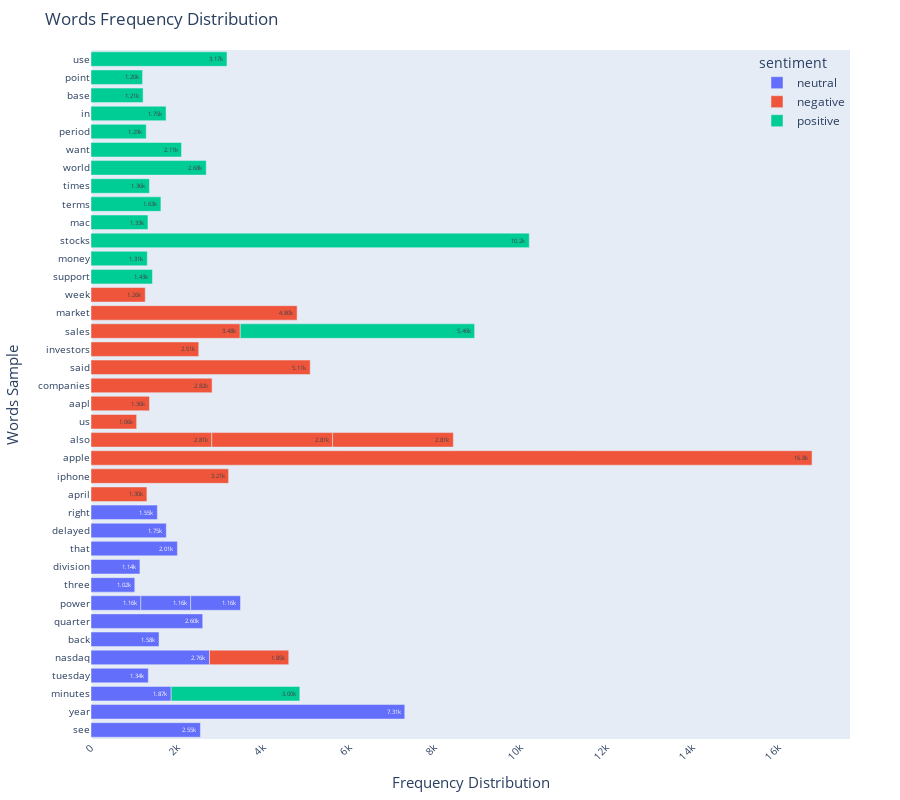

Write notebook code for a chart like this one.
### Code cell
fig3 = px.bar(
    word_freq_dist,
    x='frequency',
    y='word',
    text='frequency',
    color='sentiment',
    title='Words Frequency Distribution'
)
fig3.update_layout(
    width=900,
    height=800,
    margin={"r":50,"t":50,"l":50,"b":50},
    uniformtext_minsize=6,

xaxis=dict(
    title='Frequency Distribution',
    linecolor=None,
    titlefont_size=15,
    tickfont_size=10,
    showgrid=False,
    tickangle=-45
    ),
yaxis=dict(
    title='Words Sample',
    linecolor=None,
    titlefont_size=15,
    tickfont_size=10,
    showgrid=False
    ),    
legend=dict(
    yanchor="top",
    xanchor="right",
    x=1,
    y=1,
    bgcolor='rgba(255, 255, 255, 0)',
    bordercolor='rgba(255, 255, 255, 0)'
            )    
                )
fig3.update_traces(texttemplate='%{text:.3s}', textposition='inside')
iplot(fig3)

### Figure 1 — Plotly figure (JSON) as saved in the notebook; plotly's stock layout.template omitted (floating-point values rounded to 4 significant figures)
{"data": [{"alignmentgroup": "True", "hovertemplate": "sentiment=neutral<br>frequency=%{text}<br>word=%{y}<extra></extra>", "legendgroup": "neutral", "marker": {"color": "#636efa"}, "name": "neutral", "offsetgroup": "neutral", "orientation": "h", "showlegend": true, "text": [2549, 7310, 1868, 1336, 2760, 1584, 2603, 1161, 1161, 1020, 1140, 1161, 2013, 1754, 1546], "textposition": "inside", "texttemplate": "%{text:.3s}", "type": "bar", "x": [2549, 7310, 1868, 1336, 2760, 1584, 2603, 1161, 1161, 1020, 1140, 1161, 2013, 1754, 1546], "xaxis": "x", "y": ["see", "year", "minutes", "tuesday", "nasdaq", "back", "quarter", "power", "power", "three", "division", "power", "that", "delayed", "right"], "yaxis": "y"}, {"alignmentgroup": "True", "hovertemplate": "sentiment=negative<br>frequency=%{text}<br>word=%{y}<extra></extra>", "legendgroup": "negative", "marker": {"color": "#EF553B"}, "name": "negative", "offsetgroup": "negative", "orientation": "h", "showlegend": true, "text": [1303, 3206, 16799, 2814, 1063, 2814, 1363, 2821, 5107, 2510, 3477, 2814, 4802, 1847, 1264], "textposition": "inside", "texttemplate": "%{text:.3s}", "type": "bar", "x": [1303, 3206, 16799, 2814, 1063, 2814, 1363, 2821, 5107, 2510, 3477, 2814, 4802, 1847, 1264], "xaxis": "x", "y": ["april", "iphone", "apple", "also", "us", "also", "aapl", "companies", "said", "investors", "sales", "also", "market", "nasdaq", "week"], "yaxis": "y"}, {"alignmentgroup": "True", "hovertemplate": "sentiment=positive<br>frequency=%{text}<br>word=%{y}<extra></extra>", "legendgroup": "positive", "marker": {"color": "#00cc96"}, "name": "positive", "offsetgroup": "positive", "orientation": "h", "showlegend": true, "text": [5460, 1432, 1311, 10211, 1327, 1629, 1362, 2684, 2109, 1287, 1749, 1214, 1201, 3168, 2997], "textposition": "inside", "texttemplate": "%{text:.3s}", "type": "bar", "x": [5460, 1432, 1311, 10211, 1327, 1629, 1362, 2684, 2109, 1287, 1749, 1214, 1201, 3168, 2997], "xaxis": "x", "y": ["sales", "support", "money", "stocks", "mac", "terms", "times", "world", "want", "period", "in", "base", "point", "use", "minutes"], "yaxis": "y"}], "layout": {"barmode": "relative", "height": 800, "legend": {"bgcolor": "rgba(255, 255, 255, 0)", "bordercolor": "rgba(255, 255, 255, 0)", "title": {"text": "sentiment"}, "tracegroupgap": 0, "x": 1, "xanchor": "right", "y": 1, "yanchor": "top"}, "margin": {"b": 50, "l": 50, "r": 50, "t": 50}, "title": {"text": "Words Frequency Distribution"}, "uniformtext": {"minsize": 6}, "width": 900, "xaxis": {"anchor": "y", "autorange": true, "domain": [0, 1], "range": [0, 17680.0], "showgrid": false, "tickangle": -45, "tickfont": {"size": 10}, "title": {"font": {"size": 15}, "text": "Frequency Distribution"}, "type": "linear"}, "yaxis": {"anchor": "x", "autorange": true, "domain": [0, 1], "range": [-0.5, 37.5], "showgrid": false, "tickfont": {"size": 10}, "title": {"font": {"size": 15}, "text": "Words Sample"}, "type": "category"}}}
